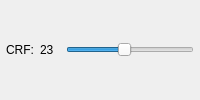
                    <widget class="QWidget" name="x264_crf_page">
                     <layout class="QHBoxLayout" name="horizontalLayout_29">
                      <property name="leftMargin">
                       <number>6</number>
                      </property>
                      <property name="topMargin">
                       <number>6</number>
                      </property>
                      <property name="rightMargin">
                       <number>6</number>
                      </property>
                      <property name="bottomMargin">
                       <number>6</number>
                      </property>
                      <item>
                       <widget class="QLabel" name="x264_crf_label">
                        <property name="text">
                         <string>CRF:</string>
                        </property>
                       </widget>
                      </item>
                      <item>
                       <widget class="QLabel" name="x264_crf_value_label">
                        <property name="sizePolicy">
                         <sizepolicy hsizetype="Fixed" vsizetype="Preferred">
                          <horstretch>0</horstretch>
                          <verstretch>0</verstretch>
                         </sizepolicy>
                        </property>
                        <property name="minimumSize">
                         <size>
                          <width>20</width>
                          <height>0</height>
                         </size>
                        </property>
                        <property name="text">
                         <string>23</string>
                        </property>
                       </widget>
                      </item>
                      <item>
                       <widget class="QSlider" name="x264_crf_slider">
                        <property name="maximum">
                         <number>51</number>
                        </property>
                        <property name="pageStep">
                         <number>5</number>
                        </property>
                        <property name="value">
                         <number>23</number>
                        </property>
                        <property name="orientation">
                         <enum>Qt::Horizontal</enum>
                        </property>
                       </widget>
                      </item>
                     </layout>
                    </widget>
